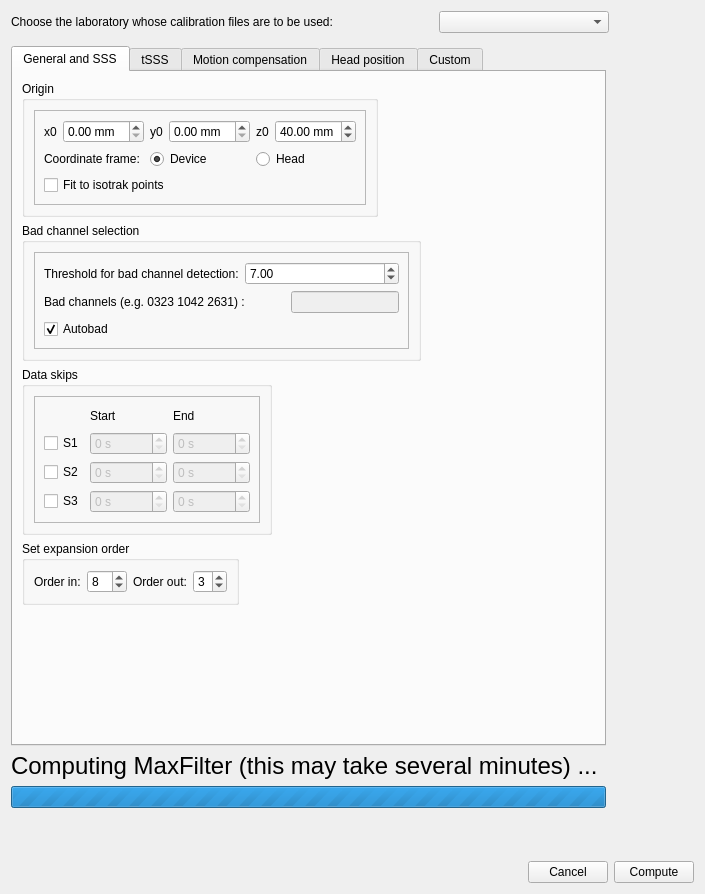
<?xml version="1.0" encoding="UTF-8"?>
<ui version="4.0">
 <class>Dialog</class>
 <widget class="QDialog" name="Dialog">
  <property name="enabled">
   <bool>true</bool>
  </property>
  <property name="geometry">
   <rect>
    <x>0</x>
    <y>0</y>
    <width>705</width>
    <height>894</height>
   </rect>
  </property>
  <property name="windowTitle">
   <string>Meggie - MaxFilter Settings</string>
  </property>
  <layout class="QVBoxLayout" name="verticalLayout_5">
   <item>
    <layout class="QHBoxLayout" name="horizontalLayout_10">
     <item>
      <widget class="QLabel" name="labelLab">
       <property name="text">
        <string>Choose the laboratory whose calibration files are to be used:</string>
       </property>
      </widget>
     </item>
     <item>
      <spacer name="horizontalSpacer_5">
       <property name="orientation">
        <enum>Qt::Horizontal</enum>
       </property>
       <property name="sizeType">
        <enum>QSizePolicy::Fixed</enum>
       </property>
       <property name="sizeHint" stdset="0">
        <size>
         <width>100</width>
         <height>20</height>
        </size>
       </property>
      </spacer>
     </item>
     <item>
      <widget class="QComboBox" name="comboBoxLab"/>
     </item>
     <item>
      <spacer name="horizontalSpacer_3">
       <property name="orientation">
        <enum>Qt::Horizontal</enum>
       </property>
       <property name="sizeType">
        <enum>QSizePolicy::Fixed</enum>
       </property>
       <property name="sizeHint" stdset="0">
        <size>
         <width>85</width>
         <height>20</height>
        </size>
       </property>
      </spacer>
     </item>
    </layout>
   </item>
   <item>
    <widget class="QScrollArea" name="scrollArea">
     <property name="frameShape">
      <enum>QFrame::NoFrame</enum>
     </property>
     <property name="widgetResizable">
      <bool>true</bool>
     </property>
     <widget class="QWidget" name="scrollAreaWidgetContents">
      <property name="geometry">
       <rect>
        <x>0</x>
        <y>0</y>
        <width>687</width>
        <height>800</height>
       </rect>
      </property>
      <property name="minimumSize">
       <size>
        <width>626</width>
        <height>669</height>
       </size>
      </property>
      <widget class="QWidget" name="layoutWidget">
       <property name="geometry">
        <rect>
         <x>0</x>
         <y>7</y>
         <width>595</width>
         <height>762</height>
        </rect>
       </property>
       <layout class="QVBoxLayout" name="verticalLayout_2">
        <item>
         <widget class="QTabWidget" name="tabWidgetMaxFilterSettings">
          <property name="currentIndex">
           <number>0</number>
          </property>
          <widget class="QWidget" name="tabGeneral">
           <attribute name="title">
            <string>General and SSS</string>
           </attribute>
           <layout class="QFormLayout" name="formLayout_2">
            <property name="fieldGrowthPolicy">
             <enum>QFormLayout::AllNonFixedFieldsGrow</enum>
            </property>
            <item row="3" column="0">
             <layout class="QHBoxLayout" name="horizontalLayout_7">
              <item>
               <widget class="QGroupBox" name="groupBoxOrigin">
                <property name="sizePolicy">
                 <sizepolicy hsizetype="Maximum" vsizetype="Maximum">
                  <horstretch>0</horstretch>
                  <verstretch>0</verstretch>
                 </sizepolicy>
                </property>
                <property name="title">
                 <string>Origin</string>
                </property>
                <layout class="QGridLayout" name="gridLayout_4">
                 <item row="0" column="0">
                  <widget class="QFrame" name="frame_6">
                   <property name="frameShape">
                    <enum>QFrame::StyledPanel</enum>
                   </property>
                   <property name="frameShadow">
                    <enum>QFrame::Raised</enum>
                   </property>
                   <layout class="QGridLayout" name="gridLayout_2">
                    <item row="2" column="0">
                     <widget class="QCheckBox" name="checkBoxFit">
                      <property name="text">
                       <string>Fit to isotrak points</string>
                      </property>
                     </widget>
                    </item>
                    <item row="0" column="0">
                     <layout class="QHBoxLayout" name="horizontalLayout_2">
                      <item>
                       <layout class="QHBoxLayout" name="horizontalLayout_3">
                        <property name="sizeConstraint">
                         <enum>QLayout::SetMaximumSize</enum>
                        </property>
                        <item>
                         <widget class="QLabel" name="labelX0">
                          <property name="text">
                           <string>x0</string>
                          </property>
                         </widget>
                        </item>
                        <item>
                         <widget class="QDoubleSpinBox" name="doubleSpinBoxX0">
                          <property name="suffix">
                           <string> mm</string>
                          </property>
                         </widget>
                        </item>
                       </layout>
                      </item>
                      <item>
                       <layout class="QHBoxLayout" name="horizontalLayout_4">
                        <item>
                         <widget class="QLabel" name="labelY0">
                          <property name="text">
                           <string>y0</string>
                          </property>
                         </widget>
                        </item>
                        <item>
                         <widget class="QDoubleSpinBox" name="doubleSpinBoxY0">
                          <property name="suffix">
                           <string> mm</string>
                          </property>
                         </widget>
                        </item>
                       </layout>
                      </item>
                      <item>
                       <layout class="QHBoxLayout" name="horizontalLayout">
                        <item>
                         <widget class="QLabel" name="labelZ0">
                          <property name="text">
                           <string>z0</string>
                          </property>
                         </widget>
                        </item>
                        <item>
                         <widget class="QDoubleSpinBox" name="doubleSpinBoxZ0">
                          <property name="suffix">
                           <string> mm</string>
                          </property>
                          <property name="value">
                           <double>40.000000000000000</double>
                          </property>
                         </widget>
                        </item>
                       </layout>
                      </item>
                     </layout>
                    </item>
                    <item row="1" column="0">
                     <layout class="QHBoxLayout" name="horizontalLayout_11">
                      <item>
                       <widget class="QLabel" name="label_2">
                        <property name="text">
                         <string>Coordinate frame:</string>
                        </property>
                       </widget>
                      </item>
                      <item>
                       <widget class="QRadioButton" name="radioButtonDevice">
                        <property name="text">
                         <string>Device</string>
                        </property>
                        <property name="checked">
                         <bool>true</bool>
                        </property>
                       </widget>
                      </item>
                      <item>
                       <widget class="QRadioButton" name="radioButtonHead">
                        <property name="text">
                         <string>Head</string>
                        </property>
                       </widget>
                      </item>
                     </layout>
                    </item>
                   </layout>
                  </widget>
                 </item>
                </layout>
               </widget>
              </item>
             </layout>
            </item>
            <item row="5" column="0">
             <widget class="QGroupBox" name="groupBoxDataSkips">
              <property name="title">
               <string>Data skips</string>
              </property>
              <layout class="QGridLayout" name="gridLayout_6">
               <item row="0" column="0">
                <widget class="QFrame" name="frame_5">
                 <property name="frameShape">
                  <enum>QFrame::StyledPanel</enum>
                 </property>
                 <property name="frameShadow">
                  <enum>QFrame::Raised</enum>
                 </property>
                 <layout class="QGridLayout" name="gridLayout_5">
                  <item row="1" column="0">
                   <layout class="QGridLayout" name="gridLayout_12">
                    <item row="1" column="0">
                     <widget class="QCheckBox" name="checkBoxSkip_1">
                      <property name="text">
                       <string>S1</string>
                      </property>
                     </widget>
                    </item>
                    <item row="2" column="0">
                     <widget class="QCheckBox" name="checkBoxSkip_2">
                      <property name="text">
                       <string>S2</string>
                      </property>
                     </widget>
                    </item>
                    <item row="3" column="2">
                     <widget class="QSpinBox" name="spinBoxSkipEnd_3">
                      <property name="enabled">
                       <bool>false</bool>
                      </property>
                      <property name="suffix">
                       <string> s</string>
                      </property>
                      <property name="maximum">
                       <number>100000</number>
                      </property>
                     </widget>
                    </item>
                    <item row="3" column="1">
                     <widget class="QSpinBox" name="spinBoxSkipStart_3">
                      <property name="enabled">
                       <bool>false</bool>
                      </property>
                      <property name="suffix">
                       <string> s</string>
                      </property>
                      <property name="maximum">
                       <number>100000</number>
                      </property>
                     </widget>
                    </item>
                    <item row="3" column="0">
                     <widget class="QCheckBox" name="checkBoxSkip_3">
                      <property name="text">
                       <string>S3</string>
                      </property>
                     </widget>
                    </item>
                    <item row="1" column="2">
                     <widget class="QSpinBox" name="spinBoxSkipEnd_1">
                      <property name="enabled">
                       <bool>false</bool>
                      </property>
                      <property name="suffix">
                       <string> s</string>
                      </property>
                      <property name="maximum">
                       <number>100000</number>
                      </property>
                     </widget>
                    </item>
                    <item row="0" column="1">
                     <widget class="QLabel" name="label_5">
                      <property name="text">
                       <string>Start</string>
                      </property>
                     </widget>
                    </item>
                    <item row="2" column="1">
                     <widget class="QSpinBox" name="spinBoxSkipStart_2">
                      <property name="enabled">
                       <bool>false</bool>
                      </property>
                      <property name="suffix">
                       <string> s</string>
                      </property>
                      <property name="maximum">
                       <number>100000</number>
                      </property>
                     </widget>
                    </item>
                    <item row="0" column="0">
                     <spacer name="horizontalSpacer_4">
                      <property name="orientation">
                       <enum>Qt::Horizontal</enum>
                      </property>
                      <property name="sizeHint" stdset="0">
                       <size>
                        <width>40</width>
                        <height>20</height>
                       </size>
                      </property>
                     </spacer>
                    </item>
                    <item row="0" column="2">
                     <widget class="QLabel" name="label_6">
                      <property name="text">
                       <string>End</string>
                      </property>
                     </widget>
                    </item>
                    <item row="1" column="1">
                     <widget class="QSpinBox" name="spinBoxSkipStart_1">
                      <property name="enabled">
                       <bool>false</bool>
                      </property>
                      <property name="suffix">
                       <string> s</string>
                      </property>
                      <property name="maximum">
                       <number>100000</number>
                      </property>
                     </widget>
                    </item>
                    <item row="2" column="2">
                     <widget class="QSpinBox" name="spinBoxSkipEnd_2">
                      <property name="enabled">
                       <bool>false</bool>
                      </property>
                      <property name="suffix">
                       <string> s</string>
                      </property>
                      <property name="maximum">
                       <number>100000</number>
                      </property>
                     </widget>
                    </item>
                   </layout>
                  </item>
                 </layout>
                </widget>
               </item>
              </layout>
             </widget>
            </item>
            <item row="6" column="0">
             <widget class="QGroupBox" name="groupBox">
              <property name="enabled">
               <bool>true</bool>
              </property>
              <property name="title">
               <string>Set expansion order</string>
              </property>
              <layout class="QGridLayout" name="gridLayout">
               <item row="0" column="0">
                <layout class="QHBoxLayout" name="horizontalLayout_8">
                 <item>
                  <widget class="QLabel" name="labelOrderIn">
                   <property name="text">
                    <string>Order in:</string>
                   </property>
                  </widget>
                 </item>
                 <item>
                  <widget class="QSpinBox" name="spinBoxOrderIn">
                   <property name="minimum">
                    <number>5</number>
                   </property>
                   <property name="maximum">
                    <number>11</number>
                   </property>
                   <property name="value">
                    <number>8</number>
                   </property>
                  </widget>
                 </item>
                 <item>
                  <widget class="QLabel" name="labelOrderOut">
                   <property name="text">
                    <string>Order out:</string>
                   </property>
                  </widget>
                 </item>
                 <item>
                  <widget class="QSpinBox" name="spinBoxOrderOut">
                   <property name="minimum">
                    <number>1</number>
                   </property>
                   <property name="maximum">
                    <number>5</number>
                   </property>
                   <property name="value">
                    <number>3</number>
                   </property>
                  </widget>
                 </item>
                </layout>
               </item>
              </layout>
             </widget>
            </item>
            <item row="4" column="0">
             <widget class="QGroupBox" name="groupBoxBadChannel">
              <property name="title">
               <string>Bad channel selection</string>
              </property>
              <layout class="QGridLayout" name="gridLayout_9">
               <item row="0" column="1">
                <widget class="QFrame" name="frame_3">
                 <property name="frameShape">
                  <enum>QFrame::StyledPanel</enum>
                 </property>
                 <property name="frameShadow">
                  <enum>QFrame::Raised</enum>
                 </property>
                 <layout class="QGridLayout" name="gridLayout_8">
                  <item row="0" column="0">
                   <layout class="QGridLayout" name="gridLayout_7">
                    <item row="0" column="0">
                     <layout class="QHBoxLayout" name="horizontalLayout_6">
                      <item>
                       <widget class="QLabel" name="labelBadLimit">
                        <property name="text">
                         <string>Threshold for bad channel detection:</string>
                        </property>
                       </widget>
                      </item>
                      <item>
                       <widget class="QDoubleSpinBox" name="doubleSpinBoxBadLimit">
                        <property name="suffix">
                         <string/>
                        </property>
                        <property name="value">
                         <double>7.000000000000000</double>
                        </property>
                       </widget>
                      </item>
                     </layout>
                    </item>
                    <item row="2" column="0">
                     <layout class="QHBoxLayout" name="horizontalLayout_5">
                      <item>
                       <widget class="QLabel" name="labelBad">
                        <property name="text">
                         <string>Bad channels (e.g. 0323 1042 2631) :</string>
                        </property>
                       </widget>
                      </item>
                      <item>
                       <spacer name="horizontalSpacer_2">
                        <property name="orientation">
                         <enum>Qt::Horizontal</enum>
                        </property>
                        <property name="sizeHint" stdset="0">
                         <size>
                          <width>40</width>
                          <height>20</height>
                         </size>
                        </property>
                       </spacer>
                      </item>
                      <item>
                       <widget class="QLineEdit" name="lineEditBad">
                        <property name="enabled">
                         <bool>false</bool>
                        </property>
                       </widget>
                      </item>
                     </layout>
                    </item>
                    <item row="3" column="0">
                     <widget class="QCheckBox" name="checkBoxAutobad">
                      <property name="text">
                       <string>Autobad</string>
                      </property>
                      <property name="checked">
                       <bool>true</bool>
                      </property>
                     </widget>
                    </item>
                   </layout>
                  </item>
                 </layout>
                </widget>
               </item>
              </layout>
             </widget>
            </item>
           </layout>
          </widget>
          <widget class="QWidget" name="tabTSSS">
           <attribute name="title">
            <string>tSSS</string>
           </attribute>
           <widget class="QCheckBox" name="checkBoxtSSS">
            <property name="enabled">
             <bool>true</bool>
            </property>
            <property name="geometry">
             <rect>
              <x>10</x>
              <y>10</y>
              <width>351</width>
              <height>26</height>
             </rect>
            </property>
            <property name="text">
             <string>tSSS filtering enabled</string>
            </property>
            <property name="checked">
             <bool>false</bool>
            </property>
           </widget>
           <widget class="QFrame" name="frame">
            <property name="enabled">
             <bool>false</bool>
            </property>
            <property name="geometry">
             <rect>
              <x>20</x>
              <y>40</y>
              <width>361</width>
              <height>91</height>
             </rect>
            </property>
            <property name="layoutDirection">
             <enum>Qt::LeftToRight</enum>
            </property>
            <property name="frameShape">
             <enum>QFrame::StyledPanel</enum>
            </property>
            <property name="frameShadow">
             <enum>QFrame::Raised</enum>
            </property>
            <widget class="QWidget" name="formLayoutWidget">
             <property name="geometry">
              <rect>
               <x>10</x>
               <y>10</y>
               <width>341</width>
               <height>74</height>
              </rect>
             </property>
             <layout class="QFormLayout" name="formLayout">
              <property name="fieldGrowthPolicy">
               <enum>QFormLayout::AllNonFixedFieldsGrow</enum>
              </property>
              <item row="0" column="0">
               <widget class="QLabel" name="labelDataBufferLength">
                <property name="text">
                 <string>Data buffer length:</string>
                </property>
               </widget>
              </item>
              <item row="1" column="0">
               <widget class="QLabel" name="labelSubspaceCorrelationLimit">
                <property name="text">
                 <string>Subspace correlation limit:</string>
                </property>
               </widget>
              </item>
              <item row="0" column="1">
               <widget class="QSpinBox" name="spinBoxBufferLength">
                <property name="suffix">
                 <string> s</string>
                </property>
                <property name="maximum">
                 <number>120</number>
                </property>
                <property name="value">
                 <number>20</number>
                </property>
               </widget>
              </item>
              <item row="1" column="1">
               <widget class="QDoubleSpinBox" name="doubleSpinBoxCorr">
                <property name="maximum">
                 <double>1.000000000000000</double>
                </property>
                <property name="singleStep">
                 <double>0.010000000000000</double>
                </property>
                <property name="value">
                 <double>0.980000000000000</double>
                </property>
               </widget>
              </item>
             </layout>
            </widget>
           </widget>
          </widget>
          <widget class="QWidget" name="tabMC">
           <attribute name="title">
            <string>Motion compensation</string>
           </attribute>
           <widget class="QCheckBox" name="checkBoxMaxMove">
            <property name="enabled">
             <bool>true</bool>
            </property>
            <property name="geometry">
             <rect>
              <x>10</x>
              <y>49</y>
              <width>300</width>
              <height>26</height>
             </rect>
            </property>
            <property name="text">
             <string>Motion compensation (MaxMove) enabled</string>
            </property>
            <property name="checked">
             <bool>false</bool>
            </property>
           </widget>
           <widget class="QSpinBox" name="spinBoxLineFreq">
            <property name="geometry">
             <rect>
              <x>117</x>
              <y>11</y>
              <width>68</width>
              <height>31</height>
             </rect>
            </property>
            <property name="suffix">
             <string> Hz</string>
            </property>
            <property name="minimum">
             <number>50</number>
            </property>
            <property name="maximum">
             <number>60</number>
            </property>
            <property name="singleStep">
             <number>10</number>
            </property>
           </widget>
           <widget class="QLabel" name="labelLineFreq">
            <property name="geometry">
             <rect>
              <x>11</x>
              <y>16</y>
              <width>100</width>
              <height>21</height>
             </rect>
            </property>
            <property name="sizePolicy">
             <sizepolicy hsizetype="Preferred" vsizetype="Fixed">
              <horstretch>0</horstretch>
              <verstretch>0</verstretch>
             </sizepolicy>
            </property>
            <property name="text">
             <string>Line frequency:</string>
            </property>
           </widget>
           <zorder>checkBoxMaxMove</zorder>
           <zorder>labelLineFreq</zorder>
           <zorder>spinBoxLineFreq</zorder>
          </widget>
          <widget class="QWidget" name="tabHP">
           <attribute name="title">
            <string>Head position</string>
           </attribute>
           <layout class="QGridLayout" name="gridLayout_10">
            <item row="0" column="0">
             <layout class="QVBoxLayout" name="verticalLayout">
              <item>
               <widget class="QCheckBox" name="checkBoxStorePosition">
                <property name="text">
                 <string>Store head position data in an ASCII file</string>
                </property>
               </widget>
              </item>
              <item>
               <widget class="QCheckBox" name="checkBoxTransform">
                <property name="text">
                 <string>Transform head position</string>
                </property>
                <property name="checked">
                 <bool>false</bool>
                </property>
               </widget>
              </item>
              <item>
               <widget class="QFrame" name="frame_2">
                <property name="enabled">
                 <bool>true</bool>
                </property>
                <property name="frameShape">
                 <enum>QFrame::StyledPanel</enum>
                </property>
                <property name="frameShadow">
                 <enum>QFrame::Raised</enum>
                </property>
                <widget class="QWidget" name="layoutWidget">
                 <property name="geometry">
                  <rect>
                   <x>0</x>
                   <y>10</y>
                   <width>311</width>
                   <height>139</height>
                  </rect>
                 </property>
                 <layout class="QVBoxLayout" name="verticalLayout_4">
                  <property name="bottomMargin">
                   <number>0</number>
                  </property>
                  <item>
                   <widget class="QRadioButton" name="radioButtonPositionDefault">
                    <property name="enabled">
                     <bool>false</bool>
                    </property>
                    <property name="text">
                     <string>Transform data into default head position</string>
                    </property>
                    <property name="checked">
                     <bool>false</bool>
                    </property>
                    <property name="autoExclusive">
                     <bool>true</bool>
                    </property>
                    <attribute name="buttonGroup">
                     <string notr="true">buttonGroupMaxMove</string>
                    </attribute>
                   </widget>
                  </item>
                  <item>
                   <widget class="QRadioButton" name="radioButtonPositionFile">
                    <property name="enabled">
                     <bool>false</bool>
                    </property>
                    <property name="text">
                     <string>Transform data to head position in a file:</string>
                    </property>
                    <property name="checked">
                     <bool>false</bool>
                    </property>
                    <property name="autoExclusive">
                     <bool>true</bool>
                    </property>
                    <attribute name="buttonGroup">
                     <string notr="true">buttonGroupMaxMove</string>
                    </attribute>
                   </widget>
                  </item>
                  <item>
                   <layout class="QHBoxLayout" name="horizontalLayout_9">
                    <item>
                     <widget class="QLineEdit" name="lineEditFile">
                      <property name="enabled">
                       <bool>false</bool>
                      </property>
                      <property name="inputMask">
                       <string/>
                      </property>
                     </widget>
                    </item>
                    <item>
                     <widget class="QPushButton" name="pushButtonBrowsePositionFile">
                      <property name="enabled">
                       <bool>false</bool>
                      </property>
                      <property name="text">
                       <string>Browse...</string>
                      </property>
                     </widget>
                    </item>
                   </layout>
                  </item>
                  <item>
                   <widget class="QRadioButton" name="radioButtonPositionAverage">
                    <property name="enabled">
                     <bool>false</bool>
                    </property>
                    <property name="text">
                     <string>Transform data into averaged head position</string>
                    </property>
                    <property name="checked">
                     <bool>false</bool>
                    </property>
                    <property name="autoExclusive">
                     <bool>true</bool>
                    </property>
                    <attribute name="buttonGroup">
                     <string notr="true">buttonGroupMaxMove</string>
                    </attribute>
                   </widget>
                  </item>
                 </layout>
                </widget>
               </widget>
              </item>
             </layout>
            </item>
           </layout>
          </widget>
          <widget class="QWidget" name="tabCustom">
           <attribute name="title">
            <string>Custom</string>
           </attribute>
           <widget class="QWidget" name="layoutWidget">
            <property name="geometry">
             <rect>
              <x>20</x>
              <y>30</y>
              <width>491</width>
              <height>211</height>
             </rect>
            </property>
            <layout class="QVBoxLayout" name="verticalLayout_3">
             <item>
              <widget class="QLabel" name="labelCustom">
               <property name="text">
                <string>Custom parameters:</string>
               </property>
              </widget>
             </item>
             <item>
              <widget class="QTextEdit" name="textEditCustom"/>
             </item>
            </layout>
           </widget>
           <widget class="QLabel" name="label">
            <property name="geometry">
             <rect>
              <x>20</x>
              <y>250</y>
              <width>491</width>
              <height>51</height>
             </rect>
            </property>
            <property name="text">
             <string>Fill field with custom commands separated with a single space, for example: -history -force -def -maint</string>
            </property>
            <property name="wordWrap">
             <bool>true</bool>
            </property>
           </widget>
          </widget>
         </widget>
        </item>
        <item>
         <widget class="QLabel" name="labelComputeMaxFilter">
          <property name="font">
           <font>
            <pointsize>18</pointsize>
           </font>
          </property>
          <property name="text">
           <string>Computing MaxFilter (this may take several minutes) ...</string>
          </property>
          <property name="scaledContents">
           <bool>false</bool>
          </property>
         </widget>
        </item>
        <item>
         <widget class="QProgressBar" name="progressBarComputeMaxFilter">
          <property name="minimum">
           <number>0</number>
          </property>
          <property name="maximum">
           <number>0</number>
          </property>
          <property name="value">
           <number>0</number>
          </property>
          <property name="textVisible">
           <bool>true</bool>
          </property>
         </widget>
        </item>
       </layout>
      </widget>
     </widget>
    </widget>
   </item>
   <item>
    <layout class="QHBoxLayout" name="horizontalLayout_15">
     <item>
      <spacer name="horizontalSpacer">
       <property name="orientation">
        <enum>Qt::Horizontal</enum>
       </property>
       <property name="sizeHint" stdset="0">
        <size>
         <width>40</width>
         <height>20</height>
        </size>
       </property>
      </spacer>
     </item>
     <item>
      <widget class="QPushButton" name="pushButton_2">
       <property name="text">
        <string>Cancel</string>
       </property>
      </widget>
     </item>
     <item>
      <widget class="QPushButton" name="pushButton">
       <property name="text">
        <string>Compute</string>
       </property>
      </widget>
     </item>
    </layout>
   </item>
  </layout>
 </widget>
 <tabstops>
  <tabstop>checkBoxFit</tabstop>
  <tabstop>doubleSpinBoxX0</tabstop>
  <tabstop>doubleSpinBoxY0</tabstop>
  <tabstop>doubleSpinBoxZ0</tabstop>
  <tabstop>doubleSpinBoxBadLimit</tabstop>
  <tabstop>spinBoxOrderOut</tabstop>
  <tabstop>spinBoxOrderIn</tabstop>
  <tabstop>checkBoxAutobad</tabstop>
  <tabstop>spinBoxBufferLength</tabstop>
  <tabstop>doubleSpinBoxCorr</tabstop>
  <tabstop>checkBoxMaxMove</tabstop>
  <tabstop>textEditCustom</tabstop>
  <tabstop>pushButton</tabstop>
  <tabstop>pushButton_2</tabstop>
  <tabstop>checkBoxSkip_1</tabstop>
  <tabstop>checkBoxSkip_2</tabstop>
  <tabstop>spinBoxSkipEnd_3</tabstop>
  <tabstop>spinBoxSkipStart_3</tabstop>
  <tabstop>checkBoxSkip_3</tabstop>
  <tabstop>spinBoxSkipEnd_1</tabstop>
  <tabstop>spinBoxSkipStart_2</tabstop>
  <tabstop>spinBoxSkipStart_1</tabstop>
  <tabstop>spinBoxSkipEnd_2</tabstop>
  <tabstop>checkBoxtSSS</tabstop>
  <tabstop>spinBoxLineFreq</tabstop>
 </tabstops>
 <resources/>
 <connections>
  <connection>
   <sender>checkBoxAutobad</sender>
   <signal>toggled(bool)</signal>
   <receiver>labelBad</receiver>
   <slot>setDisabled(bool)</slot>
   <hints>
    <hint type="sourcelabel">
     <x>292</x>
     <y>426</y>
    </hint>
    <hint type="destinationlabel">
     <x>298</x>
     <y>393</y>
    </hint>
   </hints>
  </connection>
  <connection>
   <sender>checkBoxSkip_1</sender>
   <signal>toggled(bool)</signal>
   <receiver>spinBoxSkipStart_1</receiver>
   <slot>setEnabled(bool)</slot>
   <hints>
    <hint type="sourcelabel">
     <x>95</x>
     <y>546</y>
    </hint>
    <hint type="destinationlabel">
     <x>194</x>
     <y>550</y>
    </hint>
   </hints>
  </connection>
  <connection>
   <sender>checkBoxSkip_3</sender>
   <signal>toggled(bool)</signal>
   <receiver>spinBoxSkipStart_3</receiver>
   <slot>setEnabled(bool)</slot>
   <hints>
    <hint type="sourcelabel">
     <x>95</x>
     <y>624</y>
    </hint>
    <hint type="destinationlabel">
     <x>194</x>
     <y>628</y>
    </hint>
   </hints>
  </connection>
  <connection>
   <sender>checkBoxSkip_2</sender>
   <signal>toggled(bool)</signal>
   <receiver>spinBoxSkipEnd_2</receiver>
   <slot>setEnabled(bool)</slot>
   <hints>
    <hint type="sourcelabel">
     <x>95</x>
     <y>585</y>
    </hint>
    <hint type="destinationlabel">
     <x>293</x>
     <y>589</y>
    </hint>
   </hints>
  </connection>
  <connection>
   <sender>checkBoxSkip_1</sender>
   <signal>toggled(bool)</signal>
   <receiver>spinBoxSkipEnd_1</receiver>
   <slot>setEnabled(bool)</slot>
   <hints>
    <hint type="sourcelabel">
     <x>95</x>
     <y>546</y>
    </hint>
    <hint type="destinationlabel">
     <x>293</x>
     <y>550</y>
    </hint>
   </hints>
  </connection>
  <connection>
   <sender>checkBoxSkip_2</sender>
   <signal>toggled(bool)</signal>
   <receiver>spinBoxSkipStart_2</receiver>
   <slot>setEnabled(bool)</slot>
   <hints>
    <hint type="sourcelabel">
     <x>95</x>
     <y>585</y>
    </hint>
    <hint type="destinationlabel">
     <x>194</x>
     <y>589</y>
    </hint>
   </hints>
  </connection>
  <connection>
   <sender>checkBoxFit</sender>
   <signal>toggled(bool)</signal>
   <receiver>doubleSpinBoxX0</receiver>
   <slot>setDisabled(bool)</slot>
   <hints>
    <hint type="sourcelabel">
     <x>255</x>
     <y>254</y>
    </hint>
    <hint type="destinationlabel">
     <x>166</x>
     <y>186</y>
    </hint>
   </hints>
  </connection>
  <connection>
   <sender>checkBoxFit</sender>
   <signal>toggled(bool)</signal>
   <receiver>doubleSpinBoxY0</receiver>
   <slot>setDisabled(bool)</slot>
   <hints>
    <hint type="sourcelabel">
     <x>345</x>
     <y>254</y>
    </hint>
    <hint type="destinationlabel">
     <x>289</x>
     <y>186</y>
    </hint>
   </hints>
  </connection>
  <connection>
   <sender>checkBoxFit</sender>
   <signal>toggled(bool)</signal>
   <receiver>doubleSpinBoxZ0</receiver>
   <slot>setDisabled(bool)</slot>
   <hints>
    <hint type="sourcelabel">
     <x>396</x>
     <y>254</y>
    </hint>
    <hint type="destinationlabel">
     <x>413</x>
     <y>186</y>
    </hint>
   </hints>
  </connection>
  <connection>
   <sender>checkBoxAutobad</sender>
   <signal>toggled(bool)</signal>
   <receiver>lineEditBad</receiver>
   <slot>setDisabled(bool)</slot>
   <hints>
    <hint type="sourcelabel">
     <x>318</x>
     <y>426</y>
    </hint>
    <hint type="destinationlabel">
     <x>499</x>
     <y>393</y>
    </hint>
   </hints>
  </connection>
  <connection>
   <sender>checkBoxSkip_3</sender>
   <signal>toggled(bool)</signal>
   <receiver>spinBoxSkipEnd_3</receiver>
   <slot>setEnabled(bool)</slot>
   <hints>
    <hint type="sourcelabel">
     <x>95</x>
     <y>624</y>
    </hint>
    <hint type="destinationlabel">
     <x>293</x>
     <y>628</y>
    </hint>
   </hints>
  </connection>
  <connection>
   <sender>pushButton_2</sender>
   <signal>clicked()</signal>
   <receiver>Dialog</receiver>
   <slot>reject()</slot>
   <hints>
    <hint type="sourcelabel">
     <x>603</x>
     <y>853</y>
    </hint>
    <hint type="destinationlabel">
     <x>422</x>
     <y>5</y>
    </hint>
   </hints>
  </connection>
  <connection>
   <sender>checkBoxtSSS</sender>
   <signal>toggled(bool)</signal>
   <receiver>frame</receiver>
   <slot>setEnabled(bool)</slot>
   <hints>
    <hint type="sourcelabel">
     <x>64</x>
     <y>124</y>
    </hint>
    <hint type="destinationlabel">
     <x>41</x>
     <y>151</y>
    </hint>
   </hints>
  </connection>
  <connection>
   <sender>pushButton</sender>
   <signal>clicked()</signal>
   <receiver>Dialog</receiver>
   <slot>accept()</slot>
   <hints>
    <hint type="sourcelabel">
     <x>694</x>
     <y>853</y>
    </hint>
    <hint type="destinationlabel">
     <x>538</x>
     <y>5</y>
    </hint>
   </hints>
  </connection>
  <connection>
   <sender>checkBoxTransform</sender>
   <signal>toggled(bool)</signal>
   <receiver>radioButtonPositionDefault</receiver>
   <slot>setEnabled(bool)</slot>
   <hints>
    <hint type="sourcelabel">
     <x>115</x>
     <y>152</y>
    </hint>
    <hint type="destinationlabel">
     <x>103</x>
     <y>194</y>
    </hint>
   </hints>
  </connection>
  <connection>
   <sender>checkBoxTransform</sender>
   <signal>toggled(bool)</signal>
   <receiver>radioButtonPositionFile</receiver>
   <slot>setEnabled(bool)</slot>
   <hints>
    <hint type="sourcelabel">
     <x>169</x>
     <y>147</y>
    </hint>
    <hint type="destinationlabel">
     <x>151</x>
     <y>223</y>
    </hint>
   </hints>
  </connection>
  <connection>
   <sender>checkBoxTransform</sender>
   <signal>toggled(bool)</signal>
   <receiver>radioButtonPositionAverage</receiver>
   <slot>setEnabled(bool)</slot>
   <hints>
    <hint type="sourcelabel">
     <x>188</x>
     <y>148</y>
    </hint>
    <hint type="destinationlabel">
     <x>212</x>
     <y>298</y>
    </hint>
   </hints>
  </connection>
  <connection>
   <sender>radioButtonPositionFile</sender>
   <signal>toggled(bool)</signal>
   <receiver>lineEditFile</receiver>
   <slot>setEnabled(bool)</slot>
   <hints>
    <hint type="sourcelabel">
     <x>70</x>
     <y>219</y>
    </hint>
    <hint type="destinationlabel">
     <x>62</x>
     <y>255</y>
    </hint>
   </hints>
  </connection>
  <connection>
   <sender>radioButtonPositionFile</sender>
   <signal>toggled(bool)</signal>
   <receiver>pushButtonBrowsePositionFile</receiver>
   <slot>setEnabled(bool)</slot>
   <hints>
    <hint type="sourcelabel">
     <x>265</x>
     <y>223</y>
    </hint>
    <hint type="destinationlabel">
     <x>276</x>
     <y>253</y>
    </hint>
   </hints>
  </connection>
  <connection>
   <sender>checkBoxFit</sender>
   <signal>toggled(bool)</signal>
   <receiver>radioButtonDevice</receiver>
   <slot>setDisabled(bool)</slot>
   <hints>
    <hint type="sourcelabel">
     <x>125</x>
     <y>246</y>
    </hint>
    <hint type="destinationlabel">
     <x>119</x>
     <y>210</y>
    </hint>
   </hints>
  </connection>
  <connection>
   <sender>checkBoxFit</sender>
   <signal>toggled(bool)</signal>
   <receiver>radioButtonHead</receiver>
   <slot>setDisabled(bool)</slot>
   <hints>
    <hint type="sourcelabel">
     <x>300</x>
     <y>250</y>
    </hint>
    <hint type="destinationlabel">
     <x>287</x>
     <y>215</y>
    </hint>
   </hints>
  </connection>
 </connections>
 <buttongroups>
  <buttongroup name="buttonGroupMaxMove"/>
 </buttongroups>
</ui>
